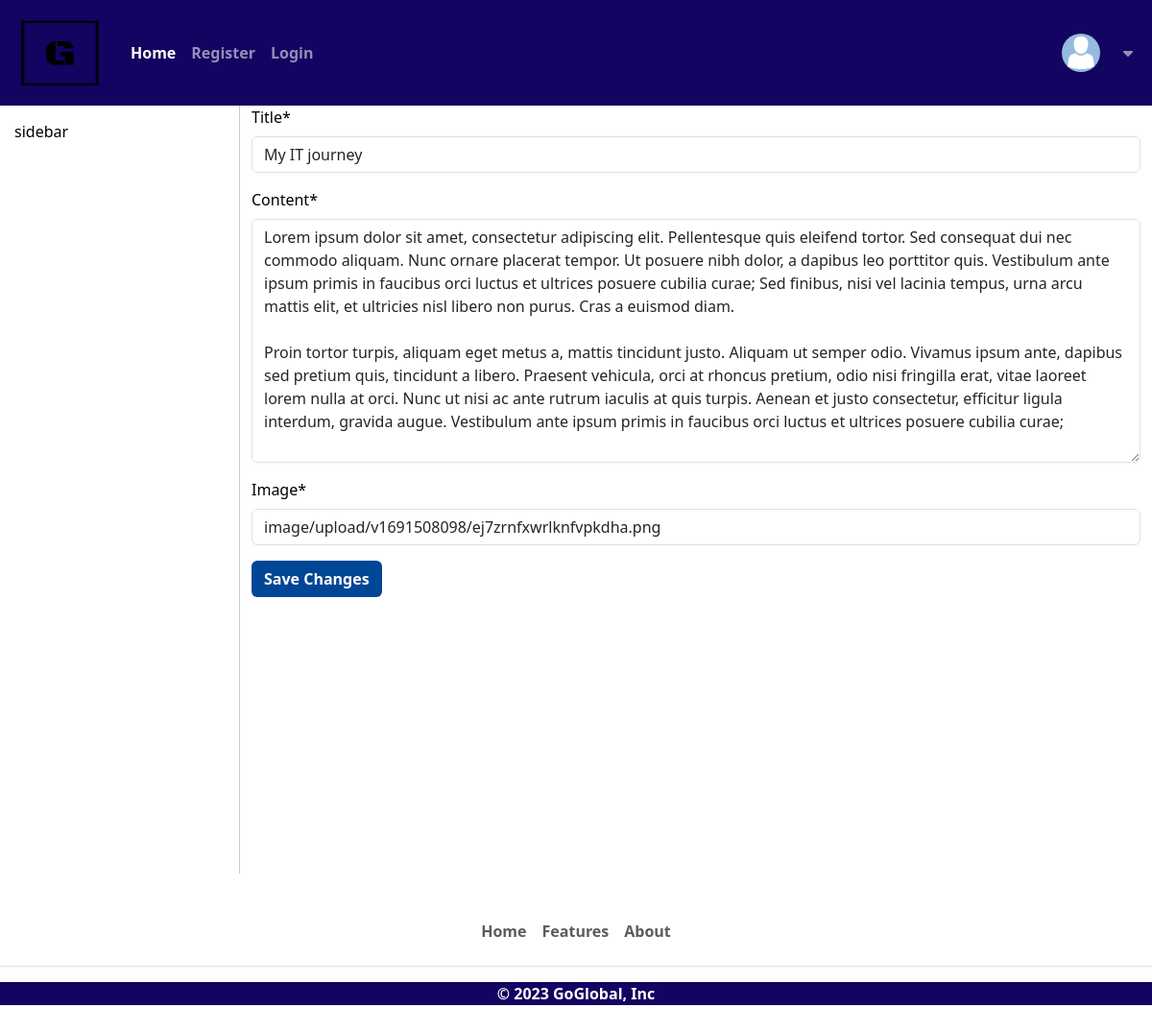
Before: /forum/post/16/edit with the older database file.
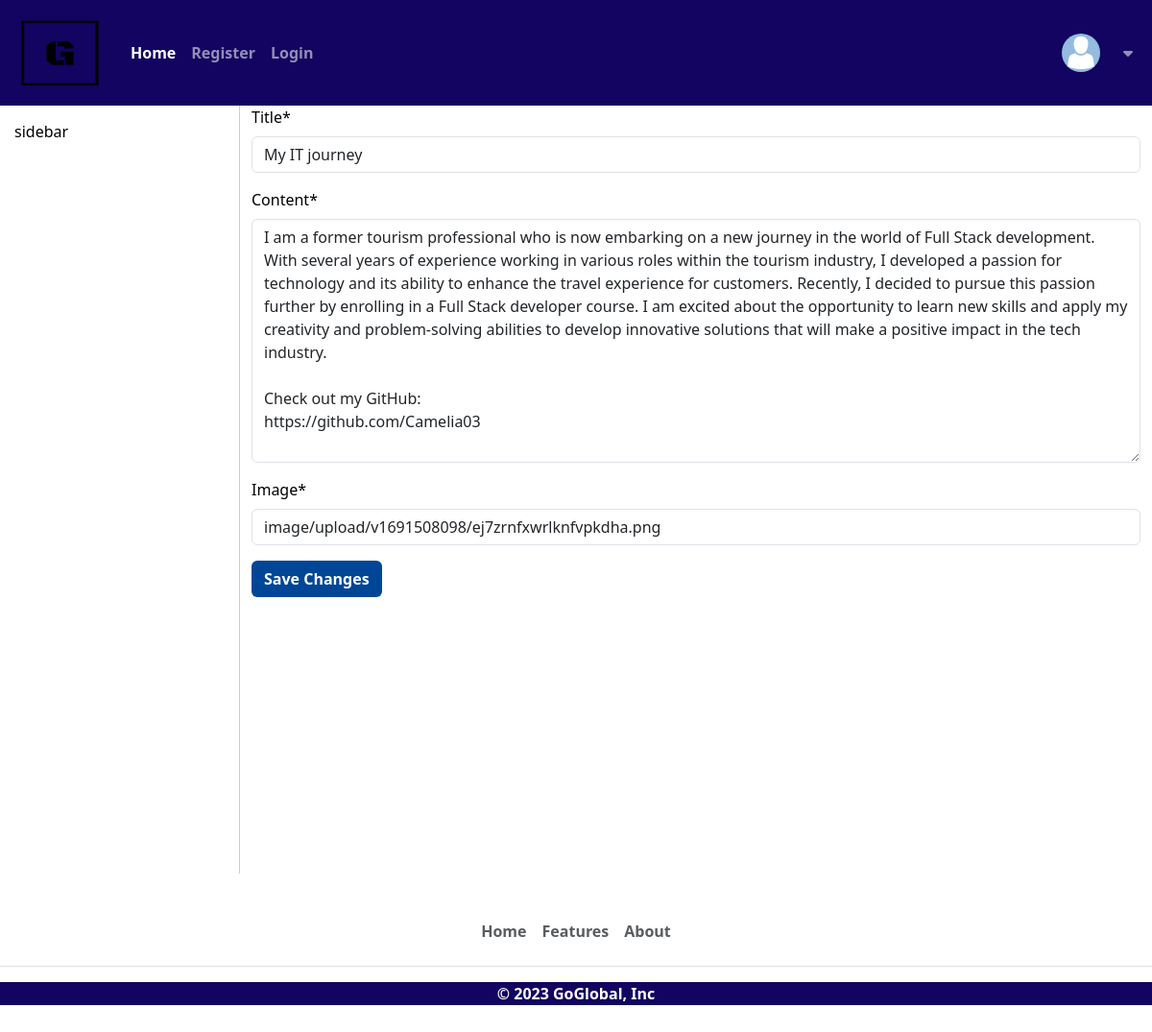
After: the same page with the newer database file.
### forum/models.py (models this page shows, shortened)
class Post(models.Model):
    title = models.CharField(max_length=200)
    content = models.TextField()
    created_on = models.DateTimeField(auto_now=True)
    user = models.ForeignKey(User, on_delete=models.CASCADE)
    image = CloudinaryField('image')

### forum/views.py (the view, shortened to what this page needs)
# urls.py: path('post/<int:pk>/edit', views.PostEdit.as_view(), name='post_edit'),
class PostEdit(generic.edit.UpdateView):
    model = Post
    fields = ["title", "content", "image"]
    template_name = "post_edit.html"

### templates/post_edit.html (shortened to what this page needs)
{% extends "base.html" %}
{% block content %}
{% load crispy_forms_tags %}
<form method="POST" enctype="multipart/form-data">
    {{ form | crispy }}
    <button type="submit" class="btn btn-blue text-bold btn-md">Save Changes</button>
</form>
{% endblock %}

Changed rows visible on the page:
changed Post "My IT journey": content "Lorem ipsum dolor sit amet, consectetur adipiscing elit. Pellentesque quis eleifend tortor. Sed consequat dui nec commodo aliquam. Nunc ornare placerat tempor. Ut posuere nibh dolor, a dapibus leo porttitor quis. Vestibulum ante ipsum primis in faucibus orci luctus et ultrices posuere cubilia curae; Sed finibus, nisi vel lacinia tempus, urna arcu mattis elit, et ultricies nisl libero non purus. Cras a euismod diam. Proin tortor turpis, aliquam eget metus a, mattis tincidunt justo. Aliquam ut semper odio. Vivamus ipsum ante, dapibus sed pretium quis, tincidunt a libero. Praesent vehicula, orci at rhoncus pretium, odio nisi fringilla erat, vitae laoreet lorem nulla at orci. Nunc ut nisi ac…" → "I am a former tourism professional who is now embarking on a new journey in the world of Full Stack development. With several years of experience working in various roles within the tourism industry, I developed a passion for technology and its ability to enhance the travel experience for customers. Recently, I decided to pursue this passion further by enrolling in a Full Stack developer course. I am excited about the opportunity to learn new skills and apply my creativity and problem-solving abilities to develop innovative solutions that will make a positive impact in the tech industry. Check out my GitHub: https://github.com/Camelia03"
